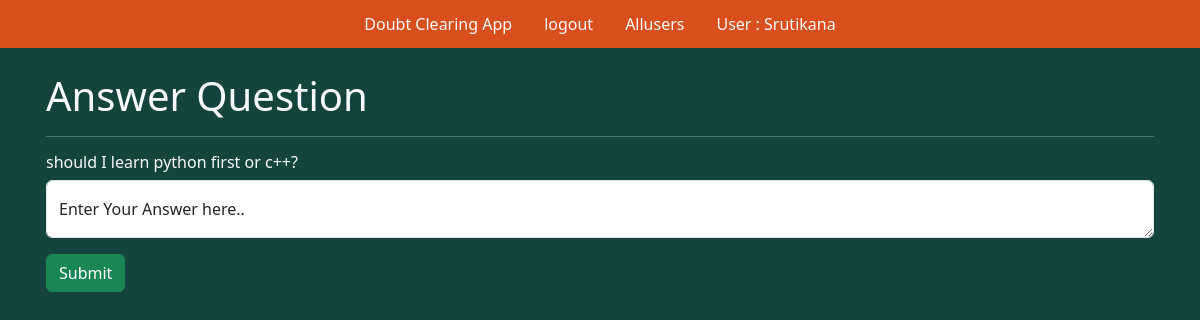
The page /answerquestions/2 (signed in) on the database its author committed.
### tables this page shows
CREATE TABLE users(id integer primary key autoincrement, name text not null, password text not null,teacher boolean not null, admin boolean not null);

CREATE TABLE questions (id integer primary key autoincrement, question_text text not null, answer_text text,asked_by_id integer not null,teacher_id integer not null);

### app.py (the view)
@app.route('/answerquestions/<question_id>',methods=["POST","GET"])
def answerquestions(question_id):
    user=get_current_user()
    db=getDatabase()
    if request.method=="POST":
        answer=request.form['answer']
        db.execute("update questions set answer_text=? where id =? ",[answer,question_id])
        db.commit()
        return redirect('unansweredquestions')
    question_cursor=db.execute("select id,question_text from questions where id =?" , [question_id])
    question = question_cursor.fetchone()
    return render_template('answerquestions.html',user=user,question=question)

### app.py (called while the page is built)
@app.teardown_appcontext
def close_database(error):
    if hasattr(g,"quizapp_db"):
        g.quizapp_db.close()

def get_current_user():
    user_result=None
    if 'user' in session:
        user=session['user']
        db=getDatabase()
        user_cursor=db.execute("select * from users where name=?",[user])
        user_result=user_cursor.fetchone()
    return user_result

### database.py (called while the page is built)
def connect_to_database():
    sql=sqlite3.connect("C:/Users/SRUTIKANA/Desktop/My Quiz app/quizapp.db")
    sql.row_factory=sqlite3.Row
    return sql

def getDatabase():
    if not hasattr(g,"quizapp_db"):
        g.quizapp_db=connect_to_database()
    return g.quizapp_db

### templates/answerquestions.html (shortened to what this page needs)
{%from "layout.html" import show_links%}
<!doctype html>
<html lang="en">
  <head>
    <link href="https://cdn.jsdelivr.net/npm/bootstrap@5.3.2/dist/css/bootstrap.min.css" rel="stylesheet">
    <link href="{{url_for('static',filename='css/styles.css')}}" rel="stylesheet" />
  <body>
    <div class="parent">
        <div class="header mb-2">
            {{show_links(user)}}
        <div class="questions-answered container text-light p-3">
        <h1> Answer Question</h1>
        <hr/>
        <div>
          <h6 >{{question['question_text']}}</h6>
        <form action="{{url_for('answerquestions',question_id=question['id'])}}" method="POST">
            <div class="form-floating mb-3">
                <textarea class="form-control mb-2" placeholder="Enter Your Question here" id="floatingTextarea" name="answer"></textarea>
                <label for="floatingTextarea"class="text-dark">Enter Your Answer here..</label>
              </div>
            <button type="submit" class="btn  btn-success">Submit</button>
          </form>
          </div>
        </div>
  </body>
</html>

### templates/layout.html (shortened to what this page needs)
{% macro show_links(user)%}
<ul class="nav justify-content-center p-1 ">
    <li class="nav-item">
            <a class="nav-link active text-light" aria-current="page" href="#">Doubt Clearing App</a>
          </li>
          {%if user%}
          <li class="nav-item">
            <a class="nav-link text-light" href="/logout">logout</a>
          </li>
          {%endif%}
          {%if user['admin']==1 %}
          <li class="nav-item">
            <a class="nav-link text-light" href="/users">Allusers</a>
          </li>
          {%endif%}
          {% if user%}
          <li class="nav-item">
            <a class="nav-link text-light" href="#">User : {{user['name']}}</a>
          </li>
          {%endif%}
        </ul>
      </div>
    </div>
  {%endmacro%}

### static/css/styles.css (style rules this page uses)
body { background-color: rgb(21, 68, 63); }
.header { background-color: rgb(216, 78, 28); }

### rows shown on the page
users: name "Srutikana"
questions: question_text "should I learn python first or c++?"
